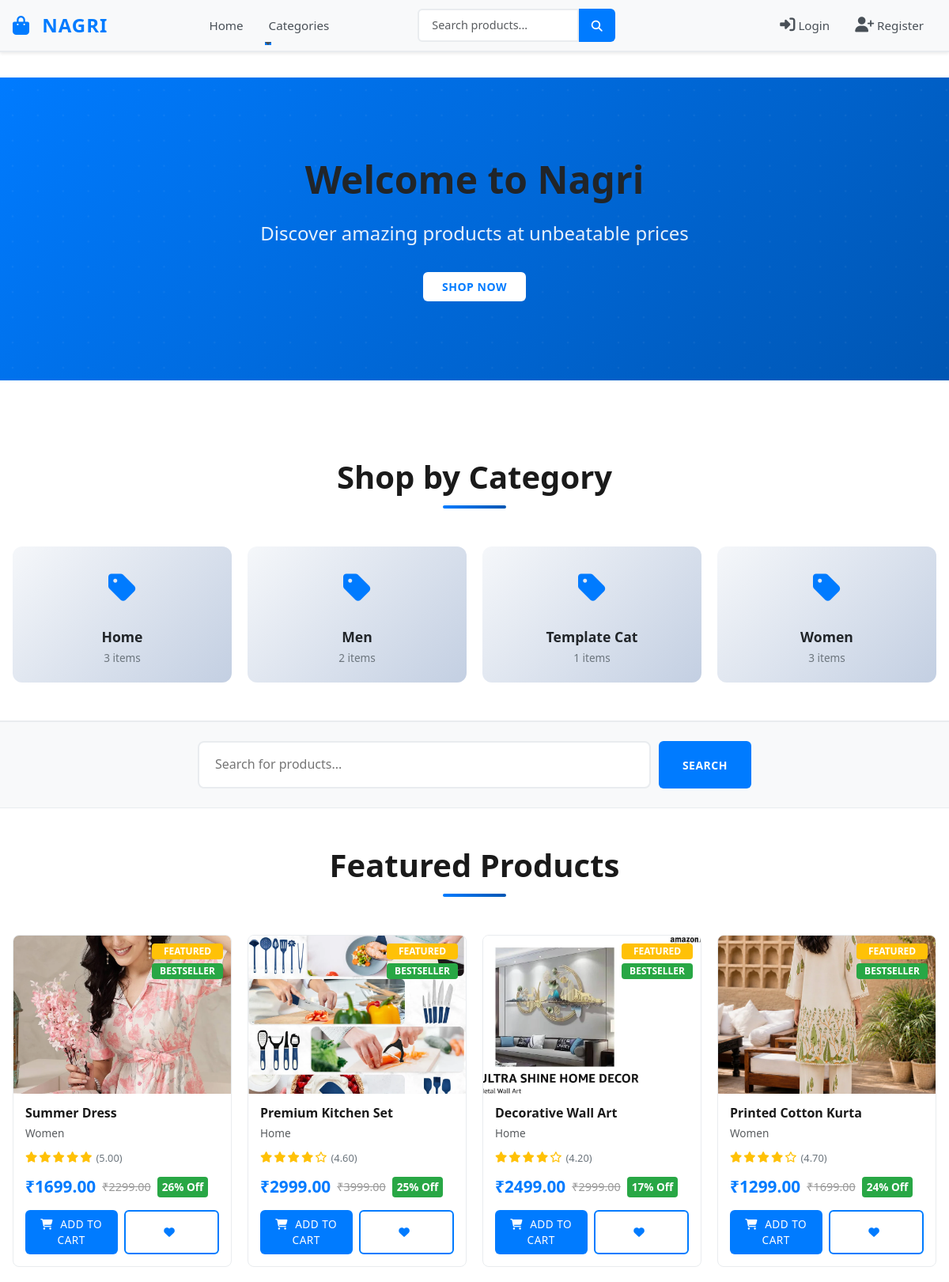
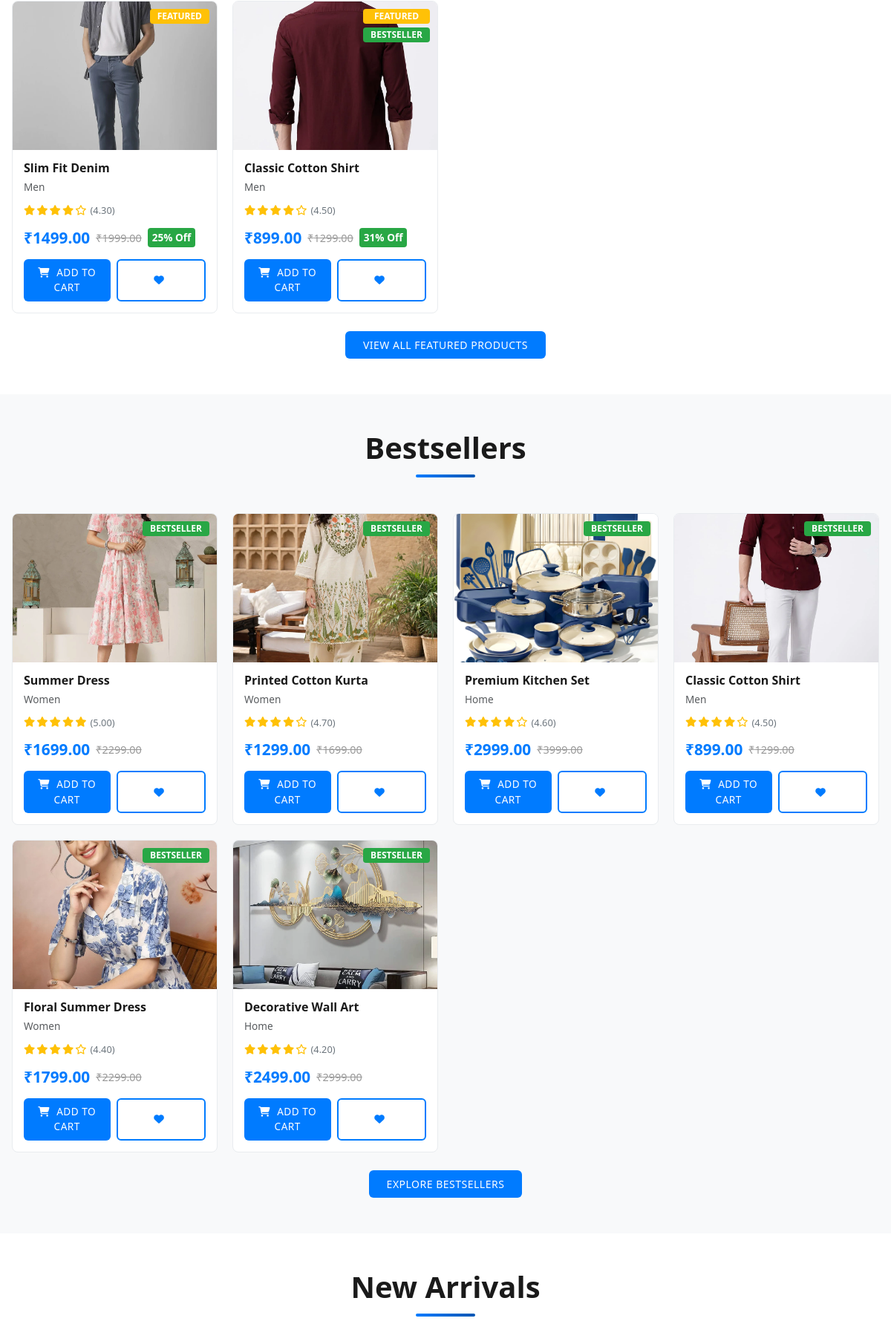
The page / (upper part) on the database its author committed (2 pictures, top to bottom).
### products/models.py (models this page shows, shortened)
class Category(models.Model):
    name = models.CharField(max_length=100)
    slug = models.SlugField(unique=True)
    description = models.TextField(blank=True, null=True)
    created_at = models.DateTimeField(auto_now_add=True)
    updated_at = models.DateTimeField(auto_now=True)

class Product(models.Model):
    name = models.CharField(max_length=200, db_index=True)
    slug = models.SlugField(unique=True, db_index=True)
    category = models.ForeignKey(Category, on_delete=models.CASCADE, related_name="products", db_index=True)
    subcategory = models.ForeignKey(SubCategory, on_delete=models.SET_NULL, related_name="products", null=True, blank=True, db_index=True)
    short_description = models.TextField(blank=True, null=True)
    description = models.TextField(blank=True, null=True)
    brand = models.CharField(max_length=100, blank=True, null=True, db_index=True)
    tags = models.CharField(max_length=255, blank=True, null=True)
    price = models.DecimalField(max_digits=10, decimal_places=2, db_index=True)
    compare_price = models.DecimalField(max_digits=10, decimal_places=2, default=0.00)
    rating = models.DecimalField(max_digits=3, decimal_places=2, default=0.00, db_index=True)
    image = models.ImageField(upload_to="products/", blank=True, null=True)
    is_featured = models.BooleanField(default=False, db_index=True)
    is_bestseller = models.BooleanField(default=False, db_index=True)
    is_active = models.BooleanField(default=True, db_index=True)
    created_at = models.DateTimeField(auto_now_add=True, db_index=True)
    updated_at = models.DateTimeField(auto_now=True)
    class Meta:
        indexes = [
            models.Index(fields=["is_active", "is_featured", "is_bestseller", "created_at"]),
            models.Index(fields=["category", "is_active", "created_at"]),
            models.Index(fields=["price", "is_active"]),
        ]

class ProductImage(models.Model):
    product = models.ForeignKey(Product, on_delete=models.CASCADE, related_name="images")
    image = models.ImageField(upload_to="products/", blank=True, null=True)
    alt_text = models.CharField(max_length=255, blank=True, null=True)
    display_order = models.PositiveIntegerField(default=0)
    created_at = models.DateTimeField(auto_now_add=True)
    class Meta:
        ordering = ["display_order", "-created_at"]

### unyan/views.py (the view)
# urls.py: path("", views.home, name="home"),
def home(request):
    featured_products = (
        Product.objects.filter(is_featured=True, is_active=True)
        .select_related("category")
        .only(
            "id",
            "name",
            "image",
            "price",
            "compare_price",
            "rating",
            "is_featured",
            "is_bestseller",
            "category__id",
            "category__name",
        )
        .order_by("-created_at")[:6]
    )
    bestseller_products = (
        Product.objects.filter(is_bestseller=True, is_active=True)
        .select_related("category")
        .only(
            "id",
            "name",
            "image",
            "price",
            "compare_price",
            "rating",
            "is_featured",
            "is_bestseller",
            "category__id",
            "category__name",
        )
        .order_by("-rating")[:6]
    )
    new_arrivals = (
        Product.objects.filter(is_active=True)
        .select_related("category")
        .only(
            "id",
            "name",
            "image",
            "price",
            "compare_price",
            "rating",
            "is_featured",
            "is_bestseller",
            "category__id",
            "category__name",
        )
        .order_by("-created_at")[:6]
    )
    top_rated_products = (
        Product.objects.filter(is_active=True)
        .select_related("category")
        .only(
            "id",
            "name",
            "image",
            "price",
            "compare_price",
            "rating",
            "is_featured",
            "is_bestseller",
            "category__id",
            "category__name",
        )
        .order_by("-rating")[:6]
    )
    categories = Category.objects.annotate(product_count=Count("products", distinct=True)).order_by("name")
    orders_count = 0
    if request.user.is_authenticated:
        orders_count = Order.objects.filter(user=request.user).count()
    context = {
        'featured_products': featured_products,
        'bestseller_products': bestseller_products,
        'new_arrivals': new_arrivals,
        'top_rated_products': top_rated_products,
        'categories': categories,
        'orders_count': orders_count,
    }
    return render(request, 'home/home.html', context)

### products/templatetags/price_extras.py (called while the page is built)
@register.filter
def discount_percent(price, compare_price):
    try:
        if compare_price and float(compare_price) > 0 and float(compare_price) > float(price):
            discount = ((float(compare_price) - float(price)) / float(compare_price)) * 100.0
            return int(round(discount))
    except (TypeError, ValueError):
        return ''
    return ''

### templates/home/home.html (shortened to what this page needs)
{% extends 'base/base.html' %}
{% load static %}
{% load price_extras %}
{% block extra_css %}
    <link rel="stylesheet" href="{% static 'css/home/home.css' %}">
{% endblock %}
{% block content %}
<section class="hero-banner">
    <div class="hero-content">
        <h1>Welcome to Nagri</h1>
        <p>Discover amazing products at unbeatable prices</p>
        <a href="{% url 'product_list' %}" class="btn btn-primary btn-lg">Shop Now</a>
    </div>
</section>
<section class="categories-section py-5">
    <div class="container">
        <h2 class="section-title">Shop by Category</h2>
        <div class="categories-grid">
            {% for category in categories %}
            <a href="{% url 'product_list' %}?category={{ category.id }}" class="category-card">
                <div class="category-icon">
                    <i class="fas fa-tag"></i>
                </div>
                <h4>{{ category.name }}</h4>
                <span class="category-count">{{ category.product_count|default:0 }} items</span>
            </a>
            {% endfor %}
        </div>
    </div>
</section>
<section class="search-section py-4 bg-light">
    <div class="container">
        <div class="search-box">
            <form method="get" action="{% url 'product_list' %}" class="search-form-large">
                <input type="text" name="search" class="search-input-large" placeholder="Search for products..." value="">
                <button type="submit" class="btn btn-primary">Search</button>
            </form>
        </div>
    </div>
</section>
{% if featured_products %}
<section class="products-section py-5">
    <div class="container">
        <h2 class="section-title">Featured Products</h2>
        <div class="products-grid">
            {% for product in featured_products %}
            <div class="product-card" data-url="{% url 'product_detail' product.id %}" role="button" tabindex="0">
                <div class="product-image">
                    {% with first_image=product.images.all|first %}
                        {% if first_image and first_image.image %}
                            <img src="{{ first_image.image.url }}" alt="{{ product.name }}" class="img-fluid">
                        {% elif product.image %}
                            <img src="{{ product.image.url }}" alt="{{ product.name }}" class="img-fluid">
                        {% else %}
                            <div class="placeholder-image">
                                <i class="fas fa-image"></i>
                            </div>
                        {% endif %}
                    {% endwith %}
                    <div class="product-badges">
                        {% if product.is_featured %}
                            <span class="badge badge-featured">Featured</span>
                        {% endif %}
                        {% if product.is_bestseller %}
                            <span class="badge badge-bestseller">Bestseller</span>
                        {% endif %}
                    </div>
                </div>
                <div class="product-info">
                    <h5 class="product-name">{{ product.name }}</h5>
                    <p class="product-category text-muted">{{ product.category.name }}</p>
                    <div class="product-rating">
                        <div class="stars">
                            {% for i in "12345" %}
                                {% if forloop.counter <= product.rating %}
                                    <i class="fas fa-star"></i>
                                {% else %}
                                    <i class="far fa-star"></i>
                                {% endif %}
                            {% endfor %}
                        </div>
                        <span class="rating-value">({{ product.rating }})</span>
                    </div>
                    <div class="product-prices">
                        <span class="price">₹{{ product.price }}</span>
                        {% if product.compare_price and product.compare_price > product.price %}
                            <span class="original-price">₹{{ product.compare_price }}</span>
                            <span class="discount">{{ product.price|discount_percent:product.compare_price }}% Off</span>
                        {% endif %}
                    </div>
                    <div class="product-actions">
                        <button class="btn btn-primary btn-sm add-to-cart" data-product-id="{{ product.id }}" onclick="event.stopPropagation();">
                            <i class="fas fa-shopping-cart"></i> Add to Cart
                        </button>
                        <button class="btn btn-outline-primary btn-sm add-to-wishlist" data-product-id="{{ product.id }}" onclick="event.stopPropagation();">
                            <i class="fas fa-heart"></i>
                        </button>
                    </div>
                </div>
            </div>
            {% endfor %}
        </div>
        <div class="text-center mt-4">
            <a href="{% url 'product_list' %}" class="btn btn-primary btn-lg">View All Featured Products</a>
        </div>
    </div>
</section>
{% endif %}
{% if bestseller_products %}
<section class="products-section py-5 bg-light">
    <div class="container">
        <h2 class="section-title">Bestsellers</h2>
        <div class="products-grid">
            {% for product in bestseller_products %}
            <div class="product-card" data-url="{% url 'product_detail' product.id %}" role="button" tabindex="0">
                <div class="product-image">
                    {% if product.image %}
                        <img src="{{ product.image.url }}" alt="{{ product.name }}" class="img-fluid">
                    {% else %}
                        <div class="placeholder-image">
                            <i class="fas fa-image"></i>
                        </div>
                    {% endif %}
                    <div class="product-badges">
                        {% if product.is_bestseller %}
                            <span class="badge badge-bestseller">Bestseller</span>
                        {% endif %}
                    </div>
                </div>
                <div class="product-info">
                    <h5 class="product-name">{{ product.name }}</h5>
                    <p class="product-category text-muted">{{ product.category.name }}</p>
                    <div class="product-rating">
                        <div class="stars">
                            {% for i in "12345" %}
                                {% if forloop.counter <= product.rating %}
                                    <i class="fas fa-star"></i>
                                {% else %}
                                    <i class="far fa-star"></i>
                                {% endif %}
                            {% endfor %}
                        </div>
                        <span class="rating-value">({{ product.rating }})</span>
                    </div>
                    <div class="product-prices">
                        <span class="price">₹{{ product.price }}</span>
                        {% if product.compare_price and product.compare_price > product.price %}
                            <span class="original-price">₹{{ product.compare_price }}</span>
                        {% endif %}
                    </div>
                    <div class="product-actions">
                        <button class="btn btn-primary btn-sm add-to-cart" data-product-id="{{ product.id }}" onclick="event.stopPropagation();">
                            <i class="fas fa-shopping-cart"></i> Add to Cart
                        </button>
                        <button class="btn btn-outline-primary btn-sm add-to-wishlist" data-product-id="{{ product.id }}" onclick="event.stopPropagation();">
                            <i class="fas fa-heart"></i>
                        </button>
                    </div>
                </div>
            </div>
            {% endfor %}
        </div>
        <div class="text-center mt-4">
            <a href="{% url 'product_list' %}" class="btn btn-primary btn-lg">Explore Bestsellers</a>
        </div>
    </div>
</section>
{% endif %}
{% if new_arrivals %}
<section class="products-section py-5">
    <div class="container">
        <h2 class="section-title">New Arrivals</h2>
    </div>
</section>
{% endif %}
{% endblock %}

### static/css/base/base.css (style rules this page uses)
:root { --primary-color: #007bff; --secondary-color: #6c757d; --success-color: #28a745; --danger-color: #dc3545; --warning-color: #ffc107; --info-color: #17a2b8; --light-color: #f8f9fa; --dark-color: #343a40; --text-primary: #212529; --text-secondary: #6c757d; --border-color: #dee2e6; --shadow-sm: 0 0.125rem 0.25rem rgba(0, 0, 0, 0.075); --shadow-md: 0 0.5rem 1rem rgba(0, 0, 0, 0.15); --shadow-lg: 0 1rem 3rem rgba(0, 0, 0, 0.175); --transition: all 0.3s ease; }
* { margin: 0; padding: 0; box-sizing: border-box; }
html { scroll-behavior: smooth; }
body { font-family: 'Segoe UI', Tahoma, Geneva, Verdana, sans-serif; font-size: 16px; line-height: 1.6; color: var(--text-primary); background-color: #ffffff; overflow-x: hidden; }
h1, h2, h3, h4, h5, h6 { font-weight: 600; margin-bottom: 1rem; color: var(--text-primary); }
h1 { font-size: 2.5rem; }
h2 { font-size: 2rem; }
h4 { font-size: 1.5rem; }
h5 { font-size: 1.25rem; }
p { margin-bottom: 1rem; color: var(--text-secondary); }
a { color: var(--primary-color); text-decoration: none; transition: var(--transition); }
.btn { padding: 0.5rem 1.5rem; font-weight: 500; border-radius: 0.375rem; transition: var(--transition); text-transform: uppercase; letter-spacing: 0.5px; font-size: 0.875rem; cursor: pointer; border: none; }
.btn-primary { background-color: var(--primary-color); color: white; }
.container { max-width: 1200px; margin: 0 auto; padding: 0 1rem; }
.badge { padding: 0.375rem 0.75rem; border-radius: 10rem; font-size: 0.8rem; font-weight: 500; }
.mt-4 { margin-top: 2rem; }
.text-center { text-align: center; }
.text-muted { color: var(--text-secondary); }
img { max-width: 100%; height: auto; display: block; }
.img-fluid { max-width: 100%; height: auto; }

### static/css/base/navbar.css (style rules this page uses)
.badge { font-size: 0.65rem; padding: 0.25rem 0.5rem; }

### rows shown on the page
Category: name "Home", product_count "3"
Category: name "Men", product_count "2"
Category: name "Template Cat", product_count "1"
Category: name "Women", product_count "3"
Product: images.image (picture), is_featured "FEATURED", is_bestseller "BESTSELLER", name "Summer Dress", category.name "Women", rating "5.00", price "1699.00", compare_price "2299.00", price|discount_percent "26", image (picture)
Product: images.image (picture), is_featured "FEATURED", is_bestseller "BESTSELLER", name "Premium Kitchen Set", category.name "Home", rating "4.60", price "2999.00", compare_price "3999.00", price|discount_percent "25", image (picture)
Product: images.image (picture), is_featured "FEATURED", is_bestseller "BESTSELLER", name "Decorative Wall Art", category.name "Home", rating "4.20", price "2499.00", compare_price "2999.00", price|discount_percent "17", image (picture)
Product: images.image (picture), is_featured "FEATURED", is_bestseller "BESTSELLER", name "Printed Cotton Kurta", category.name "Women", rating "4.70", price "1299.00", compare_price "1699.00", price|discount_percent "24", image (picture)
Product: images.image (picture), is_featured "FEATURED", name "Slim Fit Denim", category.name "Men", rating "4.30", price "1499.00", compare_price "1999.00", price|discount_percent "25"
Product: images.image (picture), is_featured "FEATURED", is_bestseller "BESTSELLER", name "Classic Cotton Shirt", category.name "Men", rating "4.50", price "899.00", compare_price "1299.00", price|discount_percent "31", image (picture)
Product: image (picture), is_bestseller "BESTSELLER", name "Floral Summer Dress", category.name "Women", rating "4.40", price "1799.00", compare_price "2299.00"
